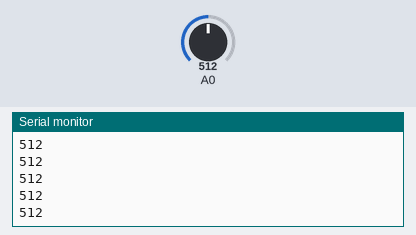
This sketch was run on a simulated Arduino Uno, built with avr-gcc and run on an emulated ATmega328P. Shown: the last lines printed to the serial monitor. The inputs (shaded band) are chosen by the test bench; at power-on: A0 = 512.

Above: at 1.2 s.
1.3 s: A0 set to 716
At 1.9 s:
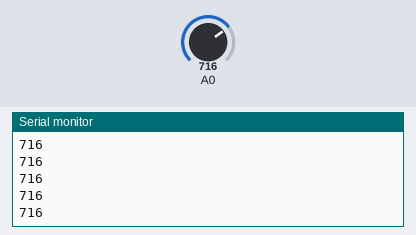
2.8 s: A0 set to 900
At 3.6 s:
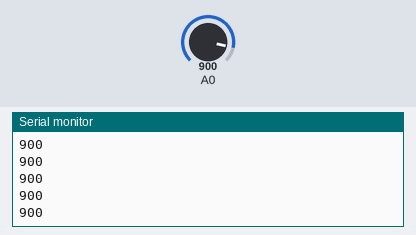
Timing chart, 0 to 5.8 s (numbered marks = the images above; inputs shaded):
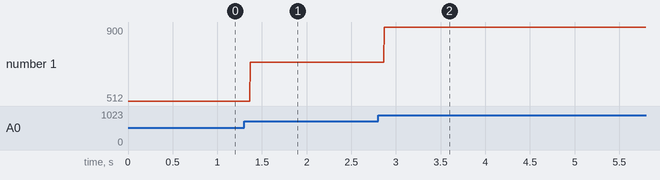

Measured:
- after the input at 1.3 s, the serial monitor: prints a new line after 0.07 s (image 1)
- after the input at 2.8 s, the serial monitor: prints a new line after 0.07 s (image 2)
- plotted number 1: 512 → 716 after the input at 1.3 s, 716 → 900 after the input at 2.8 s

The sketch:

63010870_20.ino
```cpp
void setup() {
  // put your setup code here, to run once:
Serial.begin(9600);
pinMode(A0,INPUT);
}

void loop() {
  int Temp = analogRead(A0);
  Serial.println(Temp);
  // put your main code here, to run repeatedly:

}
```
